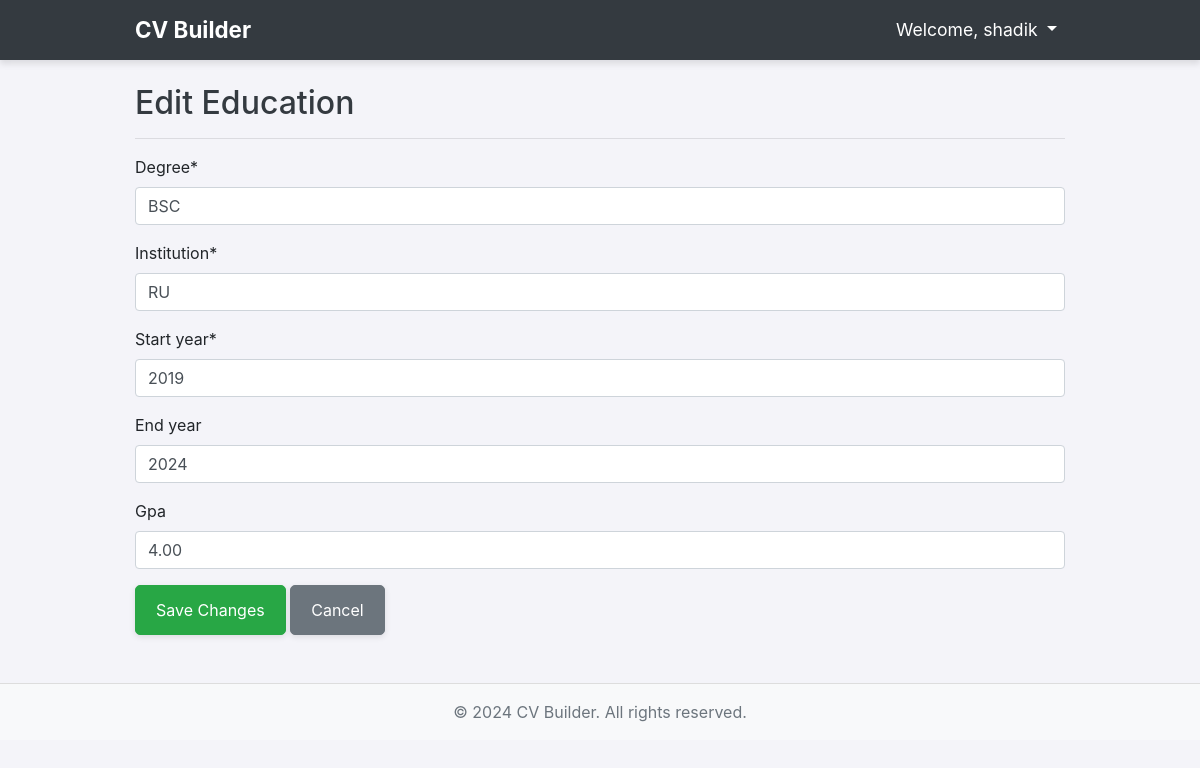
Page /education/edit/6/ (signed in) on the committed database.
### cvs/models.py (models this page shows, shortened)
class Education(models.Model):
    profile = models.ForeignKey(Profile, on_delete=models.CASCADE)
    degree = models.CharField(max_length=100)
    institution = models.CharField(max_length=200)
    start_year = models.CharField(max_length=4)
    end_year = models.CharField(max_length=4, blank=True)
    gpa = models.DecimalField(max_digits=4, decimal_places=2, blank=True, null=True)  # GPA field added

### cvs/views.py (the view)
# urls.py: path('education/edit/<int:education_id>/', views.edit_education, name='edit_education'),
@login_required
def edit_education(request, education_id):
    education = get_object_or_404(Education, id=education_id, profile=request.user.profile)
    if request.method == 'POST':
        form = EducationForm(request.POST, instance=education)
        if form.is_valid():
            form.save()
            messages.success(request, 'Education updated successfully.')
            return redirect('cvs:dashboard')
    else:
        form = EducationForm(instance=education)
    return render(request, 'cvs/edit_education.html', {'form': form})

### cvs/templates/cvs/edit_education.html (shortened to what this page needs)
{% extends 'cvs/base.html' %}
{% load crispy_forms_tags %}
{% block content %}
<div class="mt-4">
    <h2>Edit Education</h2>
    <hr />
    <form method="post">
        {{ form|crispy }}
        <button type="submit" class="btn btn-success">Save Changes</button>
        <a href="{% url 'cvs:dashboard' %}" class="btn btn-secondary">Cancel</a>
    </form>
</div>
{% endblock %}

### cvs/templates/cvs/base.html (shortened to what this page needs)
{% load static %}
<!DOCTYPE html>
<html lang="en">
  <head>
    <link
      href="https://cdn.jsdelivr.net/npm/bootstrap@4.6.0/dist/css/bootstrap.min.css"
      rel="stylesheet"
    />
    <link href="{% static 'css/styles.css' %}" rel="stylesheet" />
  </head>
  <body>
    <nav class="navbar navbar-expand-lg navbar-dark bg-dark">
      <div class="container">
        <a class="navbar-brand" href="{% url 'cvs:home' %}">
          CV Builder
        </a>
        <div class="collapse navbar-collapse" id="navbarNav">
          <ul class="navbar-nav ml-auto">
            {% if user.is_authenticated %}
            <li class="nav-item dropdown">
              <a class="nav-link dropdown-toggle" href="#" id="navbarDropdown" role="button" data-toggle="dropdown" aria-haspopup="true" aria-expanded="false">
                Welcome, {{ user.username }}
              </a>
            </li>
            {% endif %}
          </ul>
        </div>
      </div>
    </nav>
    <div class="container">{% block content %} {% endblock %}</div>
    <footer class="footer bg-light text-center py-3 mt-5">
      <div class="container">
        <span class="text-muted"
          >&copy; 2024 CV Builder. All rights reserved.</span
        >
      </div>
    </footer>
  </body>
</html>

### cvs/static/css/styles.css (style rules this page uses)
body { background-color: #f8f9fa; }
h1, h2, h3, h4, h5, h6 { color: #343a40; }
.navbar { font-size: 1.1rem; }
.navbar-brand { font-size: 1.5rem; }
.footer { border-top: 1px solid #ddd; }
.container { max-width: 960px; }
.btn { padding: 0.75rem 1.25rem; border-radius: 5px; }
input, textarea { border-radius: 5px; padding: 0.75rem; border: 1px solid #ced4da; }
body { background-color: #f4f4f9; }
.navbar { font-size: 1.1rem; box-shadow: 0 4px 6px rgba(0, 0, 0, 0.1); }
.navbar-brand { font-size: 1.4rem; font-weight: bold; color: #fff; }
.nav-link { color: #fff !important; transition: color 0.3s; }
.footer { background-color: #343a40; color: #adb5bd; padding: 1rem 0; }
.footer span { color: #adb5bd; }
.btn { box-shadow: 0 2px 6px rgba(0, 0, 0, 0.1); }

### rows in the picture
Education: degree "BSC", institution "RU", start_year "2019", end_year "2024", gpa "4.00"

### other values in the picture
{{ user.username }} "shadik"
